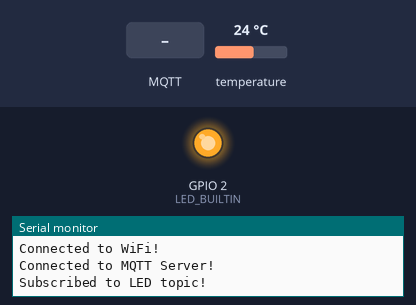
The sketch below on a simulated ESP8266 (NodeMCU). Shown: output pins drawn as LEDs (lit = HIGH, except the on-board LED, lit = LOW), the last lines printed to the serial monitor. The inputs (shaded band) are chosen by the test bench; at power-on: temperature 24 °C. WiFi joins after 1.5 s; servers stay silent unless stated; no MQTT or app messages arrive unless stated.

Above: at 3.3 s.
3.4 s: MQTT message "1" arrives on the first subscribed topic
At 4.8 s:
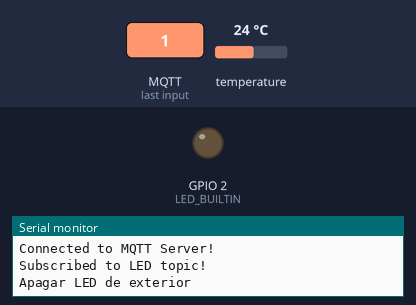
Timing chart, 0 to 6.4 s (numbered marks = the images above; inputs shaded):
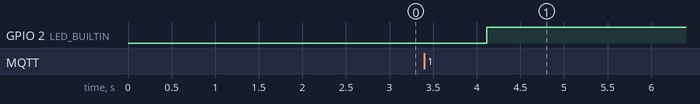

The sketch:

arduino.ino
```cpp
#include <ArduinoJson.h>
#include <TimeLib.h>
#include <ESP8266WiFi.h>
#include <PubSubClient.h>
#include <Adafruit_Sensor.h>
#include <DHT.h>
#include <DHT_U.h>

char ssid[] = "Moto G (5) Plus 9182";
char pass[] = "ManuelNucci";

char broker_ip[] = "mqtt.fi.mdp.edu.ar";
int port = 1883;

char id[] = "am2302";

char location[] = "exterior";

char ledTopic[40];
char temperatureTopic[40];

int pause = 1000;

WiFiClient wifiClient;
PubSubClient client;

#define DHTPIN D13 // Pin which is connected to the DHT sensor
#define DHTTYPE DHT22 // DHT 22 (AM2302)

DHT_Unified dht(DHTPIN, DHTTYPE);

void setup() {
    Serial.begin(9600);

    dht.begin();   // Initialize device
    Serial.println("Sensor initialized!");

    sprintf(ledTopic, "ingenieria/anexo/%s/led", location);
    Serial.println(ledTopic);
    sprintf(temperatureTopic, "ingenieria/anexo/%s/temperatura", location);
    Serial.println(temperatureTopic);

    client.setClient(wifiClient);
    client.setServer(broker_ip, port);
    client.setCallback(mqtt_logic);

    pinMode(LED_BUILTIN, OUTPUT);

    establish_connections(); // WiFi & MQTT Server
}

void loop()
{
    if (WiFi.status() != WL_CONNECTED)
    {
      Serial.println("WiFi disconnected!");
      establish_connections();
    }
    client.loop();

    publish_temperature();
}

void mqtt_logic(const char topic[], byte* payload, unsigned int length)
{
    StaticJsonBuffer<JSON_OBJECT_SIZE(2)> jb;
    JsonObject& message = jb.parseObject((char*) payload);

    bool valor = message["valor"];
    if (valor)
    {
      Serial.print("Prender LED de ");
      Serial.println(location);
      digitalWrite(LED_BUILTIN, LOW);
    }
    else
    {
      Serial.print("Apagar LED de ");
      Serial.println(location);
      digitalWrite(LED_BUILTIN, HIGH);
    }
}

void establish_connections()
{
    WiFi.begin(ssid, pass);
    while (WiFi.status() != WL_CONNECTED) {
        Serial.println("Trying connecting to WiFi...");
        delay(pause);
    }
    Serial.println("Connected to WiFi!");

    while (!client.connect(id)) {
        Serial.println("Trying connecting to MQTT Server...");
        delay(pause);
    }
    Serial.println("Connected to MQTT Server!");

    while (!client.subscribe(ledTopic))
        delay(pause);
    Serial.println("Subscribed to LED topic!");
}

void publish_temperature()
{
    StaticJsonBuffer<JSON_OBJECT_SIZE(2)> jb;
    JsonObject& payload = jb.createObject();

    sensors_event_t event;
    dht.temperature().getEvent(&event);

    payload["valor"] = event.temperature;
    payload["timestamp"] = now();

    char JSONmessageBuffer[50];
    payload.printTo(JSONmessageBuffer, sizeof(JSONmessageBuffer));

    client.publish(temperatureTopic, JSONmessageBuffer, true);

    delay(pause);
}
```

Measured:
- after the input at 3.4 s, GPIO 2 (LED_BUILTIN): LOW → HIGH after 0.72 s
